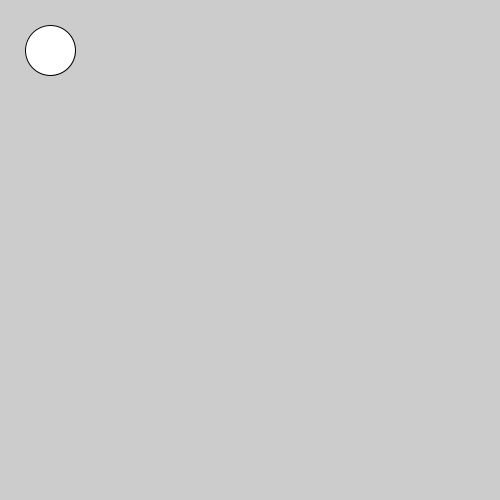
Frame 1 (no input)
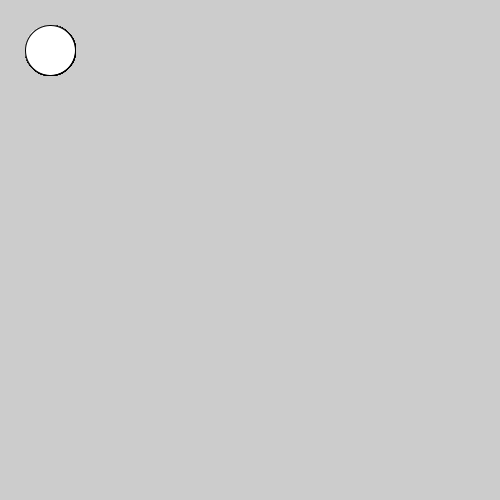
Frame 60 (the mouse pressed at the canvas centre just before this capture)
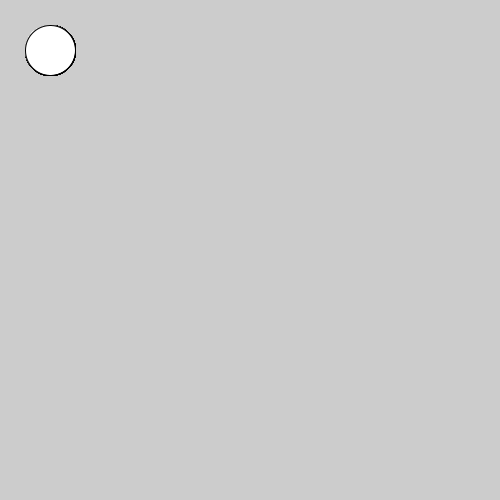
Frame 120 (the mouse held since frame 60 and released just before this capture)

The Processing sketch that drew these frames (run headless with seeded random() and noise(); from frame 60 on, the mouse is pressed at the canvas centre):

// Processing sketch: primer1
// ── primer1.pde

void setup() 
{
  size(500,500);
}

void draw() 
{
  ellipse(50,50,50,50);
}
